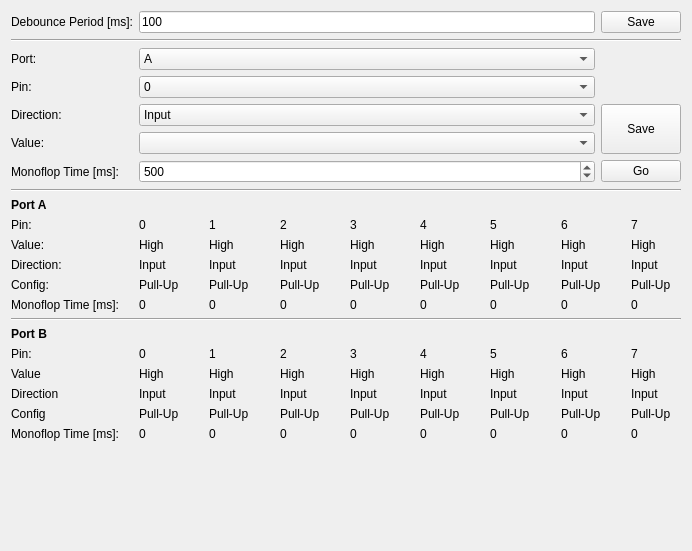
<?xml version="1.0" encoding="UTF-8"?>
<ui version="4.0">
 <class>IO16</class>
 <widget class="QWidget" name="IO16">
  <property name="geometry">
   <rect>
    <x>0</x>
    <y>0</y>
    <width>692</width>
    <height>551</height>
   </rect>
  </property>
  <property name="windowTitle">
   <string>Form</string>
  </property>
  <layout class="QVBoxLayout" name="verticalLayout">
   <item>
    <layout class="QGridLayout" name="gridLayout_3">
     <item row="0" column="0">
      <widget class="QLabel" name="label_12">
       <property name="text">
        <string>Debounce Period [ms]:</string>
       </property>
      </widget>
     </item>
     <item row="0" column="1">
      <widget class="QLineEdit" name="debounce_edit">
       <property name="sizePolicy">
        <sizepolicy hsizetype="Expanding" vsizetype="Fixed">
         <horstretch>1</horstretch>
         <verstretch>0</verstretch>
        </sizepolicy>
       </property>
       <property name="text">
        <string>100</string>
       </property>
      </widget>
     </item>
     <item row="0" column="2">
      <widget class="QPushButton" name="debounce_save">
       <property name="text">
        <string>Save</string>
       </property>
      </widget>
     </item>
     <item row="1" column="0" colspan="3">
      <widget class="Line" name="line_3">
       <property name="orientation">
        <enum>Qt::Horizontal</enum>
       </property>
      </widget>
     </item>
     <item row="2" column="1">
      <widget class="QComboBox" name="port_box">
       <item>
        <property name="text">
         <string>A</string>
        </property>
       </item>
       <item>
        <property name="text">
         <string>B</string>
        </property>
       </item>
      </widget>
     </item>
     <item row="2" column="0">
      <widget class="QLabel" name="label">
       <property name="minimumSize">
        <size>
         <width>0</width>
         <height>0</height>
        </size>
       </property>
       <property name="maximumSize">
        <size>
         <width>100</width>
         <height>16777215</height>
        </size>
       </property>
       <property name="text">
        <string>Port:</string>
       </property>
      </widget>
     </item>
     <item row="3" column="0">
      <widget class="QLabel" name="label_3">
       <property name="maximumSize">
        <size>
         <width>100</width>
         <height>16777215</height>
        </size>
       </property>
       <property name="text">
        <string>Pin:</string>
       </property>
      </widget>
     </item>
     <item row="4" column="0">
      <widget class="QLabel" name="label_2">
       <property name="maximumSize">
        <size>
         <width>100</width>
         <height>16777215</height>
        </size>
       </property>
       <property name="text">
        <string>Direction:</string>
       </property>
      </widget>
     </item>
     <item row="3" column="1">
      <widget class="QComboBox" name="pin_box">
       <item>
        <property name="text">
         <string>0</string>
        </property>
       </item>
       <item>
        <property name="text">
         <string>1</string>
        </property>
       </item>
       <item>
        <property name="text">
         <string>2</string>
        </property>
       </item>
       <item>
        <property name="text">
         <string>3</string>
        </property>
       </item>
       <item>
        <property name="text">
         <string>4</string>
        </property>
       </item>
       <item>
        <property name="text">
         <string>5</string>
        </property>
       </item>
       <item>
        <property name="text">
         <string>6</string>
        </property>
       </item>
       <item>
        <property name="text">
         <string>7</string>
        </property>
       </item>
      </widget>
     </item>
     <item row="4" column="1">
      <widget class="QComboBox" name="direction_box">
       <item>
        <property name="text">
         <string>Input</string>
        </property>
       </item>
       <item>
        <property name="text">
         <string>Output</string>
        </property>
       </item>
      </widget>
     </item>
     <item row="5" column="0">
      <widget class="QLabel" name="label_4">
       <property name="maximumSize">
        <size>
         <width>100</width>
         <height>16777215</height>
        </size>
       </property>
       <property name="text">
        <string>Value:</string>
       </property>
      </widget>
     </item>
     <item row="5" column="1">
      <widget class="QComboBox" name="value_box"/>
     </item>
     <item row="4" column="2" rowspan="2">
      <widget class="QPushButton" name="save_button">
       <property name="sizePolicy">
        <sizepolicy hsizetype="Minimum" vsizetype="Minimum">
         <horstretch>0</horstretch>
         <verstretch>0</verstretch>
        </sizepolicy>
       </property>
       <property name="text">
        <string>Save</string>
       </property>
      </widget>
     </item>
     <item row="8" column="0" colspan="3">
      <widget class="QLabel" name="label_8">
       <property name="font">
        <font>
         <weight>75</weight>
         <bold>true</bold>
        </font>
       </property>
       <property name="text">
        <string>Port A</string>
       </property>
      </widget>
     </item>
     <item row="7" column="0" colspan="3">
      <widget class="Line" name="line">
       <property name="orientation">
        <enum>Qt::Horizontal</enum>
       </property>
      </widget>
     </item>
     <item row="9" column="0">
      <widget class="QLabel" name="label_53">
       <property name="text">
        <string>Pin:</string>
       </property>
      </widget>
     </item>
     <item row="10" column="0">
      <widget class="QLabel" name="label_5">
       <property name="text">
        <string>Value:</string>
       </property>
      </widget>
     </item>
     <item row="11" column="0">
      <widget class="QLabel" name="label_7">
       <property name="text">
        <string>Direction:</string>
       </property>
      </widget>
     </item>
     <item row="12" column="0">
      <widget class="QLabel" name="label_6">
       <property name="text">
        <string>Config:</string>
       </property>
      </widget>
     </item>
     <item row="9" column="1" rowspan="5" colspan="2">
      <layout class="QGridLayout" name="gridLayout">
       <property name="horizontalSpacing">
        <number>20</number>
       </property>
       <item row="1" column="1">
        <widget class="QLabel" name="av0">
         <property name="text">
          <string>High</string>
         </property>
        </widget>
       </item>
       <item row="1" column="2">
        <widget class="QLabel" name="av1">
         <property name="text">
          <string>High</string>
         </property>
        </widget>
       </item>
       <item row="1" column="3">
        <widget class="QLabel" name="av2">
         <property name="text">
          <string>High</string>
         </property>
        </widget>
       </item>
       <item row="1" column="4">
        <widget class="QLabel" name="av3">
         <property name="text">
          <string>High</string>
         </property>
        </widget>
       </item>
       <item row="1" column="5">
        <widget class="QLabel" name="av4">
         <property name="text">
          <string>High</string>
         </property>
        </widget>
       </item>
       <item row="1" column="6">
        <widget class="QLabel" name="av5">
         <property name="text">
          <string>High</string>
         </property>
        </widget>
       </item>
       <item row="1" column="7">
        <widget class="QLabel" name="av6">
         <property name="text">
          <string>High</string>
         </property>
        </widget>
       </item>
       <item row="1" column="8">
        <widget class="QLabel" name="av7">
         <property name="text">
          <string>High</string>
         </property>
        </widget>
       </item>
       <item row="2" column="1">
        <widget class="QLabel" name="ad0">
         <property name="text">
          <string>Input</string>
         </property>
        </widget>
       </item>
       <item row="2" column="2">
        <widget class="QLabel" name="ad1">
         <property name="text">
          <string>Input</string>
         </property>
        </widget>
       </item>
       <item row="2" column="3">
        <widget class="QLabel" name="ad2">
         <property name="text">
          <string>Input</string>
         </property>
        </widget>
       </item>
       <item row="2" column="4">
        <widget class="QLabel" name="ad3">
         <property name="text">
          <string>Input</string>
         </property>
        </widget>
       </item>
       <item row="2" column="5">
        <widget class="QLabel" name="ad4">
         <property name="text">
          <string>Input</string>
         </property>
        </widget>
       </item>
       <item row="2" column="6">
        <widget class="QLabel" name="ad5">
         <property name="text">
          <string>Input</string>
         </property>
        </widget>
       </item>
       <item row="2" column="7">
        <widget class="QLabel" name="ad6">
         <property name="text">
          <string>Input</string>
         </property>
        </widget>
       </item>
       <item row="2" column="8">
        <widget class="QLabel" name="ad7">
         <property name="text">
          <string>Input</string>
         </property>
        </widget>
       </item>
       <item row="3" column="1">
        <widget class="QLabel" name="ac0">
         <property name="text">
          <string>Pull-Up</string>
         </property>
        </widget>
       </item>
       <item row="3" column="2">
        <widget class="QLabel" name="ac1">
         <property name="text">
          <string>Pull-Up</string>
         </property>
        </widget>
       </item>
       <item row="3" column="3">
        <widget class="QLabel" name="ac2">
         <property name="text">
          <string>Pull-Up</string>
         </property>
        </widget>
       </item>
       <item row="3" column="4">
        <widget class="QLabel" name="ac3">
         <property name="text">
          <string>Pull-Up</string>
         </property>
        </widget>
       </item>
       <item row="3" column="5">
        <widget class="QLabel" name="ac4">
         <property name="text">
          <string>Pull-Up</string>
         </property>
        </widget>
       </item>
       <item row="3" column="6">
        <widget class="QLabel" name="ac5">
         <property name="text">
          <string>Pull-Up</string>
         </property>
        </widget>
       </item>
       <item row="3" column="7">
        <widget class="QLabel" name="ac6">
         <property name="text">
          <string>Pull-Up</string>
         </property>
        </widget>
       </item>
       <item row="3" column="8">
        <widget class="QLabel" name="ac7">
         <property name="text">
          <string>Pull-Up</string>
         </property>
        </widget>
       </item>
       <item row="0" column="1">
        <widget class="QLabel" name="label_55">
         <property name="text">
          <string>0</string>
         </property>
        </widget>
       </item>
       <item row="0" column="2">
        <widget class="QLabel" name="label_56">
         <property name="text">
          <string>1</string>
         </property>
        </widget>
       </item>
       <item row="0" column="3">
        <widget class="QLabel" name="label_57">
         <property name="text">
          <string>2</string>
         </property>
        </widget>
       </item>
       <item row="0" column="4">
        <widget class="QLabel" name="label_58">
         <property name="text">
          <string>3</string>
         </property>
        </widget>
       </item>
       <item row="0" column="5">
        <widget class="QLabel" name="label_59">
         <property name="text">
          <string>4</string>
         </property>
        </widget>
       </item>
       <item row="0" column="6">
        <widget class="QLabel" name="label_60">
         <property name="text">
          <string>5</string>
         </property>
        </widget>
       </item>
       <item row="0" column="7">
        <widget class="QLabel" name="label_61">
         <property name="text">
          <string>6</string>
         </property>
        </widget>
       </item>
       <item row="0" column="8">
        <widget class="QLabel" name="label_62">
         <property name="text">
          <string>7</string>
         </property>
        </widget>
       </item>
       <item row="4" column="1">
        <widget class="QLabel" name="at0">
         <property name="text">
          <string>0</string>
         </property>
        </widget>
       </item>
       <item row="4" column="2">
        <widget class="QLabel" name="at1">
         <property name="text">
          <string>0</string>
         </property>
        </widget>
       </item>
       <item row="4" column="3">
        <widget class="QLabel" name="at2">
         <property name="text">
          <string>0</string>
         </property>
        </widget>
       </item>
       <item row="4" column="4">
        <widget class="QLabel" name="at3">
         <property name="text">
          <string>0</string>
         </property>
        </widget>
       </item>
       <item row="4" column="5">
        <widget class="QLabel" name="at4">
         <property name="text">
          <string>0</string>
         </property>
        </widget>
       </item>
       <item row="4" column="6">
        <widget class="QLabel" name="at5">
         <property name="text">
          <string>0</string>
         </property>
        </widget>
       </item>
       <item row="4" column="7">
        <widget class="QLabel" name="at6">
         <property name="text">
          <string>0</string>
         </property>
        </widget>
       </item>
       <item row="4" column="8">
        <widget class="QLabel" name="at7">
         <property name="text">
          <string>0</string>
         </property>
        </widget>
       </item>
      </layout>
     </item>
     <item row="14" column="0" colspan="3">
      <widget class="Line" name="line_2">
       <property name="orientation">
        <enum>Qt::Horizontal</enum>
       </property>
      </widget>
     </item>
     <item row="16" column="0">
      <widget class="QLabel" name="label_54">
       <property name="text">
        <string>Pin:</string>
       </property>
      </widget>
     </item>
     <item row="15" column="0" colspan="3">
      <widget class="QLabel" name="label_9">
       <property name="font">
        <font>
         <weight>75</weight>
         <bold>true</bold>
        </font>
       </property>
       <property name="text">
        <string>Port B</string>
       </property>
      </widget>
     </item>
     <item row="17" column="0">
      <widget class="QLabel" name="label_10">
       <property name="text">
        <string>Value</string>
       </property>
      </widget>
     </item>
     <item row="18" column="0">
      <widget class="QLabel" name="label_13">
       <property name="text">
        <string>Direction</string>
       </property>
      </widget>
     </item>
     <item row="19" column="0">
      <widget class="QLabel" name="label_11">
       <property name="text">
        <string>Config</string>
       </property>
      </widget>
     </item>
     <item row="16" column="1" rowspan="5" colspan="2">
      <layout class="QGridLayout" name="gridLayout_2">
       <property name="horizontalSpacing">
        <number>20</number>
       </property>
       <item row="1" column="1">
        <widget class="QLabel" name="bv0">
         <property name="text">
          <string>High</string>
         </property>
        </widget>
       </item>
       <item row="1" column="2">
        <widget class="QLabel" name="bv1">
         <property name="text">
          <string>High</string>
         </property>
        </widget>
       </item>
       <item row="1" column="3">
        <widget class="QLabel" name="bv2">
         <property name="text">
          <string>High</string>
         </property>
        </widget>
       </item>
       <item row="1" column="4">
        <widget class="QLabel" name="bv3">
         <property name="text">
          <string>High</string>
         </property>
        </widget>
       </item>
       <item row="1" column="5">
        <widget class="QLabel" name="bv4">
         <property name="text">
          <string>High</string>
         </property>
        </widget>
       </item>
       <item row="1" column="6">
        <widget class="QLabel" name="bv5">
         <property name="text">
          <string>High</string>
         </property>
        </widget>
       </item>
       <item row="1" column="7">
        <widget class="QLabel" name="bv6">
         <property name="text">
          <string>High</string>
         </property>
        </widget>
       </item>
       <item row="1" column="8">
        <widget class="QLabel" name="bv7">
         <property name="text">
          <string>High</string>
         </property>
        </widget>
       </item>
       <item row="0" column="1">
        <widget class="QLabel" name="label_63">
         <property name="text">
          <string>0</string>
         </property>
        </widget>
       </item>
       <item row="0" column="2">
        <widget class="QLabel" name="label_64">
         <property name="text">
          <string>1</string>
         </property>
        </widget>
       </item>
       <item row="0" column="3">
        <widget class="QLabel" name="label_65">
         <property name="text">
          <string>2</string>
         </property>
        </widget>
       </item>
       <item row="0" column="4">
        <widget class="QLabel" name="label_66">
         <property name="text">
          <string>3</string>
         </property>
        </widget>
       </item>
       <item row="0" column="5">
        <widget class="QLabel" name="label_67">
         <property name="text">
          <string>4</string>
         </property>
        </widget>
       </item>
       <item row="0" column="6">
        <widget class="QLabel" name="label_68">
         <property name="text">
          <string>5</string>
         </property>
        </widget>
       </item>
       <item row="0" column="7">
        <widget class="QLabel" name="label_69">
         <property name="text">
          <string>6</string>
         </property>
        </widget>
       </item>
       <item row="0" column="8">
        <widget class="QLabel" name="label_70">
         <property name="text">
          <string>7</string>
         </property>
        </widget>
       </item>
       <item row="2" column="8">
        <widget class="QLabel" name="bd7">
         <property name="text">
          <string>Input</string>
         </property>
        </widget>
       </item>
       <item row="2" column="7">
        <widget class="QLabel" name="bd6">
         <property name="text">
          <string>Input</string>
         </property>
        </widget>
       </item>
       <item row="2" column="6">
        <widget class="QLabel" name="bd5">
         <property name="text">
          <string>Input</string>
         </property>
        </widget>
       </item>
       <item row="2" column="5">
        <widget class="QLabel" name="bd4">
         <property name="text">
          <string>Input</string>
         </property>
        </widget>
       </item>
       <item row="2" column="4">
        <widget class="QLabel" name="bd3">
         <property name="text">
          <string>Input</string>
         </property>
        </widget>
       </item>
       <item row="2" column="3">
        <widget class="QLabel" name="bd2">
         <property name="text">
          <string>Input</string>
         </property>
        </widget>
       </item>
       <item row="2" column="2">
        <widget class="QLabel" name="bd1">
         <property name="text">
          <string>Input</string>
         </property>
        </widget>
       </item>
       <item row="2" column="1">
        <widget class="QLabel" name="bd0">
         <property name="text">
          <string>Input</string>
         </property>
        </widget>
       </item>
       <item row="3" column="1">
        <widget class="QLabel" name="bc0">
         <property name="text">
          <string>Pull-Up</string>
         </property>
        </widget>
       </item>
       <item row="3" column="2">
        <widget class="QLabel" name="bc1">
         <property name="text">
          <string>Pull-Up</string>
         </property>
        </widget>
       </item>
       <item row="3" column="3">
        <widget class="QLabel" name="bc2">
         <property name="text">
          <string>Pull-Up</string>
         </property>
        </widget>
       </item>
       <item row="3" column="4">
        <widget class="QLabel" name="bc3">
         <property name="text">
          <string>Pull-Up</string>
         </property>
        </widget>
       </item>
       <item row="3" column="5">
        <widget class="QLabel" name="bc4">
         <property name="text">
          <string>Pull-Up</string>
         </property>
        </widget>
       </item>
       <item row="3" column="6">
        <widget class="QLabel" name="bc5">
         <property name="text">
          <string>Pull-Up</string>
         </property>
        </widget>
       </item>
       <item row="3" column="7">
        <widget class="QLabel" name="bc6">
         <property name="text">
          <string>Pull-Up</string>
         </property>
        </widget>
       </item>
       <item row="3" column="8">
        <widget class="QLabel" name="bc7">
         <property name="text">
          <string>Pull-Up</string>
         </property>
        </widget>
       </item>
       <item row="4" column="1">
        <widget class="QLabel" name="bt0">
         <property name="text">
          <string>0</string>
         </property>
        </widget>
       </item>
       <item row="4" column="2">
        <widget class="QLabel" name="bt1">
         <property name="text">
          <string>0</string>
         </property>
        </widget>
       </item>
       <item row="4" column="3">
        <widget class="QLabel" name="bt2">
         <property name="text">
          <string>0</string>
         </property>
        </widget>
       </item>
       <item row="4" column="4">
        <widget class="QLabel" name="bt3">
         <property name="text">
          <string>0</string>
         </property>
        </widget>
       </item>
       <item row="4" column="5">
        <widget class="QLabel" name="bt4">
         <property name="text">
          <string>0</string>
         </property>
        </widget>
       </item>
       <item row="4" column="6">
        <widget class="QLabel" name="bt5">
         <property name="text">
          <string>0</string>
         </property>
        </widget>
       </item>
       <item row="4" column="7">
        <widget class="QLabel" name="bt6">
         <property name="text">
          <string>0</string>
         </property>
        </widget>
       </item>
       <item row="4" column="8">
        <widget class="QLabel" name="bt7">
         <property name="text">
          <string>0</string>
         </property>
        </widget>
       </item>
      </layout>
     </item>
     <item row="6" column="0">
      <widget class="QLabel" name="label_14">
       <property name="text">
        <string>Monoflop Time [ms]:</string>
       </property>
      </widget>
     </item>
     <item row="20" column="0">
      <widget class="QLabel" name="label_15">
       <property name="text">
        <string>Monoflop Time [ms]:</string>
       </property>
      </widget>
     </item>
     <item row="6" column="1">
      <widget class="QSpinBox" name="time_spinbox">
       <property name="minimum">
        <number>1</number>
       </property>
       <property name="maximum">
        <number>100000</number>
       </property>
       <property name="value">
        <number>500</number>
       </property>
      </widget>
     </item>
     <item row="6" column="2">
      <widget class="QPushButton" name="go_button">
       <property name="text">
        <string>Go</string>
       </property>
      </widget>
     </item>
     <item row="13" column="0">
      <widget class="QLabel" name="label_16">
       <property name="text">
        <string>Monoflop Time [ms]:</string>
       </property>
      </widget>
     </item>
    </layout>
   </item>
   <item>
    <spacer name="verticalSpacer">
     <property name="orientation">
      <enum>Qt::Vertical</enum>
     </property>
     <property name="sizeHint" stdset="0">
      <size>
       <width>20</width>
       <height>23</height>
      </size>
     </property>
    </spacer>
   </item>
  </layout>
 </widget>
 <resources/>
 <connections/>
</ui>
